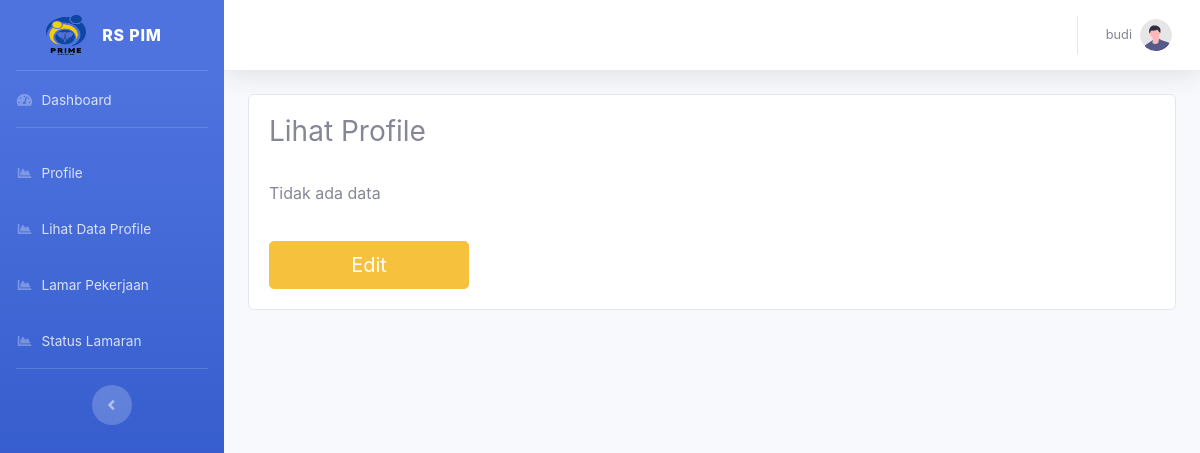
/dashboard/index.php?r=lihat_profile/index (signed in), run on an earlier commit of the app's database.
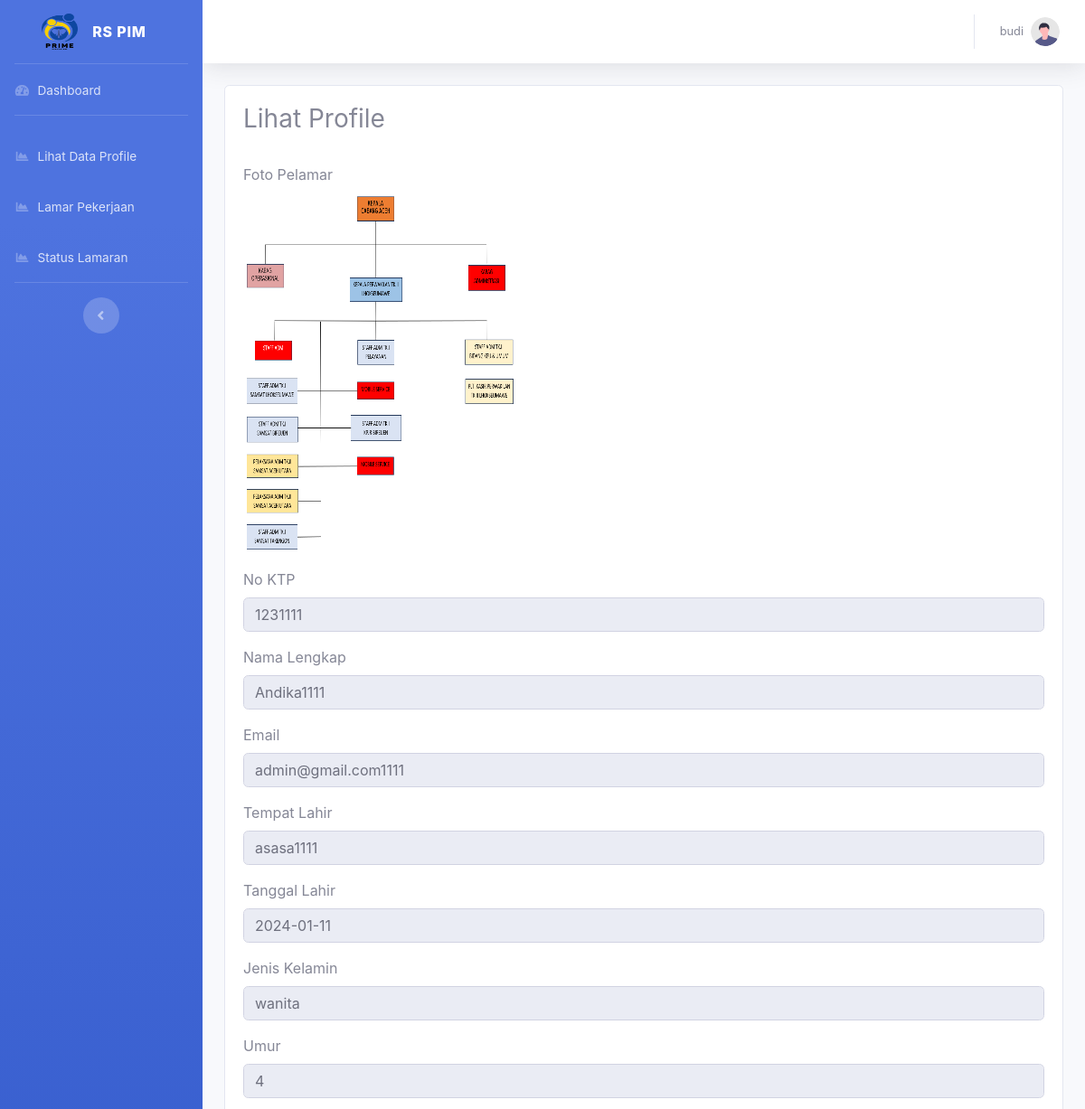
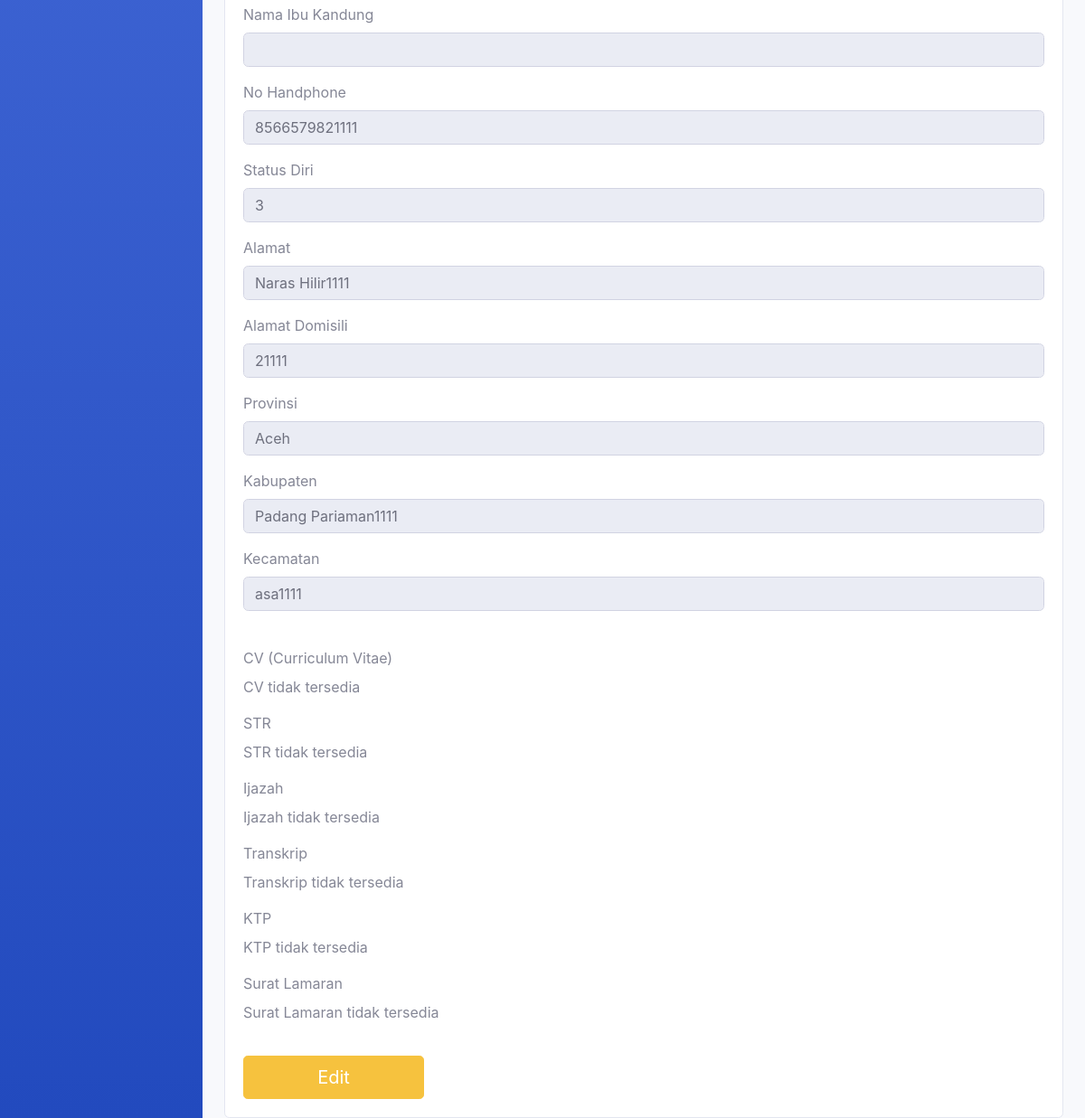
And on a later commit of the database (2 pictures, top to bottom).
### tables this page shows
CREATE TABLE `tbl_profile` (
  `id_profile` int(11) NOT NULL,
  `id_pengguna` int(11) DEFAULT NULL,
  `nama_lengkap` varchar(100) DEFAULT NULL,
  `no_ktp` int(50) NOT NULL,
  `email` varchar(100) DEFAULT NULL,
  `tempat_lahir` varchar(50) DEFAULT NULL,
  `tanggal_lahir` date DEFAULT NULL,
  `jenis_kelamin` enum('pria','wanita') DEFAULT NULL,
  `umur` int(11) NOT NULL,
  `ibu` varchar(50) NOT NULL,
  `no_hp` bigint(20) DEFAULT NULL,
  `status_diri` int(11) DEFAULT NULL,
  `alamat` text DEFAULT NULL,
  `alamat_domisili` text DEFAULT NULL,
  `provinsi` varchar(50) DEFAULT NULL,
  `kabupaten` varchar(50) DEFAULT NULL,
  `kecamatan` varchar(50) DEFAULT NULL,
  `foto_pelamar` varchar(500) NOT NULL,
  `cv` varchar(300) DEFAULT NULL,
  `str` varchar(300) DEFAULT NULL,
  `ijazah` varchar(300) DEFAULT NULL,
  `transkrip` varchar(300) DEFAULT NULL,
  `ktp` varchar(300) DEFAULT NULL,
  `surat_lamaran` varchar(300) DEFAULT NULL,
  `status` int(11) NOT NULL
);

### dashboard/index.php (called while the page is built, shortened)
<?php require_once '../config/conn.php'; ?>
<?php require_once 'layouts/header.php'; ?>
<?php include 'layouts/sidebar.php'; ?>
<?php $page = $_REQUEST['r']; ?>
<?php include_once $page.'.php'; ?>
<?php include 'layouts/footer.php'; ?>

### config/conn.php (called while the page is built, shortened)
<?php
function Connect(){
    $connect = mysqli_connect(HOST, DB_USER, DB_PASSWORD,DB_NAME);
    if($connect){
        return $connect;
    } else {
      return FALSE;
    }
}
?>

### dashboard/lihat_profile/index.php (the view, shortened to what this page needs)
<?php
require_once 'func.php';
?>
<h3>Lihat Profile</h3>
<br>
<div class="table-responsive custom-scrollbar">
  <form>
    <?php
    $id_pengguna_login = $_SESSION['id'];
    $query_select_profile = "SELECT * FROM tbl_profile WHERE id_pengguna = '$id_pengguna_login'";
    $result_select_profile = mysqli_query(Connect(), $query_select_profile);
    if ($result_select_profile && mysqli_num_rows($result_select_profile) > 0) {
      $data = mysqli_fetch_assoc($result_select_profile);
    ?>
      <div class="form-group">
        <label for="foto_pelamar">Foto Pelamar</label>
        <br>
        <?php
        $foto_path = "../assets/img/profile/foto/" . $data['foto_pelamar'];
        if (file_exists($foto_path)) {
          echo "<img src='$foto_path' alt='Foto Profil' style='width:300px;height:400px;'>";
        } else {
          echo "<p>Foto tidak tersedia</p>";
        }
        ?>
      </div>
      <div class="form-group">
        <label for="no_ktp">No KTP</label>
        <input type="text" class="form-control" id="no_ktp" name="no_ktp" value="<?= $data['no_ktp'] ?>" readonly>
      </div>
      <div class="form-group">
        <label for="nama_lengkap">Nama Lengkap</label>
        <input type="text" class="form-control" id="nama_lengkap" name="nama_lengkap" value="<?= $data['nama_lengkap'] ?>" readonly>
      </div>
      <div class="form-group">
        <label for="email">Email</label>
        <input type="text" class="form-control" id="email" name="email" value="<?= $data['email'] ?>" readonly>
      </div>
      <div class="form-group">
        <label for="tempat_lahir">Tempat Lahir</label>
        <input type="text" class="form-control" id="tempat_lahir" name="tempat_lahir" value="<?= $data['tempat_lahir'] ?>" readonly>
      </div>
      <div class="form-group">
        <label for="tanggal_lahir">Tanggal Lahir</label>
        <input type="text" class="form-control" id="tanggal_lahir" name="tanggal_lahir" value="<?= $data['tanggal_lahir'] ?>" readonly>
      </div>
      <div class="form-group">
        <label for="jenis_kelamin">Jenis Kelamin</label>
        <input type="text" class="form-control" id="jenis_kelamin" name="jenis_kelamin" value="<?= $data['jenis_kelamin'] ?>" readonly>
      </div>
      <div class="form-group">
        <label for="umur">Umur</label>
        <input type="text" class="form-control" id="umur" name="umur" value="<?= $data['umur'] ?>" readonly>
      </div>
      <div class="form-group">
        <label for="ibu">Nama Ibu Kandung</label>
        <input type="text" class="form-control" id="ibu" name="ibu" value="<?= $data['ibu'] ?>" readonly>
      </div>
      <div class="form-group">
        <label for="no_hp">No Handphone</label>
        <input type="text" class="form-control" id="no_hp" name="no_hp" value="<?= $data['no_hp'] ?>" readonly>
      </div>
      <div class="form-group">
        <label for="status_diri">Status Diri</label>
        <input type="text" class="form-control" id="status_diri" name="status_diri" value="<?= $data['status_diri'] ?>" readonly>
      </div>
      <div class="form-group">
        <label for="alamat">Alamat</label>
        <input type="text" class="form-control" id="alamat" name="alamat" value="<?= $data['alamat'] ?>" readonly>
      </div>
      <div class="form-group">
        <label for="alamat_domisili">Alamat Domisili</label>
        <input type="text" class="form-control" id="alamat_domisili" name="alamat_domisili" value="<?= $data['alamat_domisili'] ?>" readonly>
      </div>
      <div class="form-group">
        <label for="provinsi">Provinsi</label>
        <input type="text" class="form-control" id="provinsi" name="provinsi" value="<?= $data['provinsi'] ?>" readonly>
      </div>
      <div class="form-group">
        <label for="kabupaten">Kabupaten</label>
        <input type="text" class="form-control" id="kabupaten" name="kabupaten" value="<?= $data['kabupaten'] ?>" readonly>
      </div>
      <div class="form-group">
        <label for="kecamatan">Kecamatan</label>
        <input type="text" class="form-control" id="kecamatan" name="kecamatan" value="<?= $data['kecamatan'] ?>" readonly>
      </div>
      <br>
      <div class="form-group">
        <label for="cv">CV (Curriculum Vitae)</label>
        <br>
        <?php
        $cv_path = "../assets/img/profile/cv/" . $data['cv'];
        if (file_exists($cv_path)) {
          echo "<a href='$cv_path' target='_blank'>Lihat CV</a>";
        } else {
          echo "<p>CV tidak tersedia</p>";
        }
        ?>
      </div>
      <div class="form-group">
        <label for="str">STR</label>
        <br>
        <?php
        $str_path = "../assets/img/profile/str/" . $data['str'];
        if (file_exists($str_path)) {
          echo "<a href='$str_path' target='_blank'>Lihat STR</a>";
        } else {
          echo "<p>STR tidak tersedia</p>";
        }
        ?>
      </div>
      <div class="form-group">
        <label for="ijazah">Ijazah</label>
        <br>
        <?php
        $ijazah_path = "../assets/img/profile/ijazah/" . $data['ijazah'];
        if (file_exists($ijazah_path)) {
          echo "<a href='$ijazah_path' target='_blank'>Lihat Ijazah</a>";
        } else {
          echo "<p>Ijazah tidak tersedia</p>";
        }
        ?>
      </div>
      <div class="form-group">
        <label for="transkrip">Transkrip</label>
        <br>
        <?php
        $transkrip_path = "../assets/img/profile/transkrip/" . $data['transkrip'];
        if (file_exists($transkrip_path)) {
          echo "<a href='$transkrip_path' target='_blank'>Lihat Transkrip</a>";
        } else {
          echo "<p>Transkrip tidak tersedia</p>";
        }
        ?>
      </div>
      <div class="form-group">
        <label for="ktp">KTP</label>
        <br>
        <?php
        $ktp_path = "../assets/img/profile/ktp/" . $data['ktp'];
        if (file_exists($ktp_path)) {
          echo "<a href='$ktp_path' target='_blank'>Lihat KTP</a>";
        } else {
          echo "<p>KTP tidak tersedia</p>";
        }
        ?>
      </div>
      <div class="form-group">
        <label for="surat_lamaran">Surat Lamaran</label>
        <br>
        <?php
        $surat_lamaran_path = "../assets/img/profile/surat_lamaran/" . $data['surat_lamaran'];
        if (file_exists($surat_lamaran_path)) {
          echo "<a href='$surat_lamaran_path' target='_blank'>Lihat Surat Lamaran</a>";
        } else {
          echo "<p>Surat Lamaran tidak tersedia</p>";
        }
        ?>
      </div>
    <?php
    } else {
      echo "<p>Tidak ada data</p>";
    }
    ?>
  </form>
  <div style="padding-top: 20px;">
    <a href="?r=lihat_profile/edit&id_profile=<?= $data['id_profile'] ?>" class="btn btn-warning btn-lg" style="width: 200px;">Edit</a>
  </div>
</div>

### dashboard/layouts/header.php (shortened to what this page needs)
<!DOCTYPE html>
<html lang="en">
<head>
    <link href="vendor/fontawesome-free/css/all.min.css" rel="stylesheet" type="text/css">
    <link href="css/sb-admin-2.min.css" rel="stylesheet">
    <link href="vendor/datatables/dataTables.bootstrap4.min.css" rel="stylesheet">
</head>

### dashboard/layouts/sidebar.php (shortened to what this page needs)
<body id="page-top">
    <div id="wrapper">
        <ul class="navbar-nav bg-gradient-primary sidebar sidebar-dark accordion" id="accordionSidebar">
            <a class="sidebar-brand d-flex align-items-center justify-content-center" href="">
                <div class="sidebar-brand-icon ">
                    <img src="../assets/img/logo4.png" width="40" height="40">
                </div>
                <div class="sidebar-brand-text mx-3">RS PIM <sup></sup></div>
            </a>
            <hr class="sidebar-divider my-0">
            <li class="nav-item">
                <a class="nav-link" href="?r=welcome/index_admin">
                    <i class="fas fa-fw fa-tachometer-alt"></i>
                    <span>Dashboard</span></a>
            </li>
            <hr class="sidebar-divider">
            <?php if ($_SESSION['hak'] == "user") { ?>
                <?php
                $id_pengguna_login = $_SESSION['id'];
                $query_select_profile = "SELECT * FROM tbl_profile WHERE id_pengguna = '$id_pengguna_login'";
                $result_select_profile = mysqli_query(Connect(), $query_select_profile);
                if ($result_select_profile) {
                    if (mysqli_num_rows($result_select_profile) > 0) {
                        $data = mysqli_fetch_assoc($result_select_profile);
                        if (isset($data['status']) && $data['status'] == 2) {
                ?>
                            <li class="nav-item">
                                <a class="nav-link" href="?r=profile/index">
                                    <i class="fas fa-fw fa-chart-area"></i>
                                    <span>Profile</span>
                                </a>
                            </li>
                        <?php
                        }
                    } else {
                        ?>
                        <li class="nav-item">
                            <a class="nav-link" href="?r=profile/index">
                                <i class="fas fa-fw fa-chart-area"></i>
                                <span>Profile</span>
                            </a>
                        </li>
                <?php
                    }
                }
                ?>
                <li class="nav-item">
                    <a class="nav-link" href="?r=lihat_profile/index">
                        <i class="fas fa-fw fa-chart-area"></i>
                        <span>Lihat Data Profile</span></a>
                </li>
                <li class="nav-item">
                    <a class="nav-link" href="?r=lamaran/index">
                        <i class="fas fa-fw fa-chart-area"></i>
                        <span>Lamar Pekerjaan</span></a>
                </li>
            <?php } ?>
            <?php if ($_SESSION['hak'] == "user") { ?>
                <li class="nav-item">
                    <a class="nav-link" href="?r=status_lamaran/index">
                        <i class="fas fa-fw fa-chart-area"></i>
                        <span>Status Lamaran</span></a>
                </li>
            <?php } ?>
            <hr class="sidebar-divider d-none d-md-block">
            <div class="text-center d-none d-md-inline">
                <button class="rounded-circle border-0" id="sidebarToggle"></button>
            </div>
        </ul>
        <div id="content-wrapper" class="d-flex flex-column">
            <div id="content">
                <nav class="navbar navbar-expand navbar-light bg-white topbar mb-4 static-top shadow">
                    <ul class="navbar-nav ml-auto">
                        <li class="nav-item dropdown no-arrow">
                            <a class="nav-link dropdown-toggle" href="#" id="userDropdown" role="button" data-toggle="dropdown" aria-haspopup="true" aria-expanded="false">
                                <span class="mr-2 d-none d-lg-inline text-gray-600 small"><?= $_SESSION['nama']; ?></span>
                                <img class="img-profile rounded-circle" src="img/undraw_profile.svg">
                            </a>
                        </li>
                    </ul>
                </nav>
                <div class="container-fluid">
                    <div class="card">
                        <div class="card-body">

### dashboard/layouts/footer.php (shortened to what this page needs)
</div>
            </div>
        </div>
    </div>
</body>
</html>

### dashboard/lihat_profile/index.php (style rules this page uses)
.custom-scrollbar { overflow-x: auto; white-space: nowrap; }

What changed in the data, as far as the page shows it:
added tbl_profile: foto_pelamar (picture), no_ktp "1231111", nama_lengkap "Andika1111", email "admin@gmail.com1111", tempat_lahir "asasa1111", tanggal_lahir "2024-01-11", jenis_kelamin "wanita", umur "4", no_hp "8566579821111", status_diri "3", alamat "Naras Hilir1111", alamat_domisili "21111", provinsi "Aceh", kabupaten "Padang Pariaman1111", kecamatan "asa1111"
Also different on the page:
text no longer shown: "Profile Tidak ada data"
text now shown: "Foto Pelamar No KTP Nama Lengkap Email Tempat Lahir Tanggal Lahir Jenis Kelamin Umur Nama Ibu Kandung No Handphone Status Diri Alamat Alamat Domisili Provinsi Kabupaten Kecamatan CV (Curriculum Vitae) CV tidak tersedia STR STR tidak tersedia Ijazah Ijazah tidak tersedia Transkrip Transkrip tidak tersedia KTP KTP tidak tersedia Surat Lamaran Surat Lamaran tidak tersedia"
